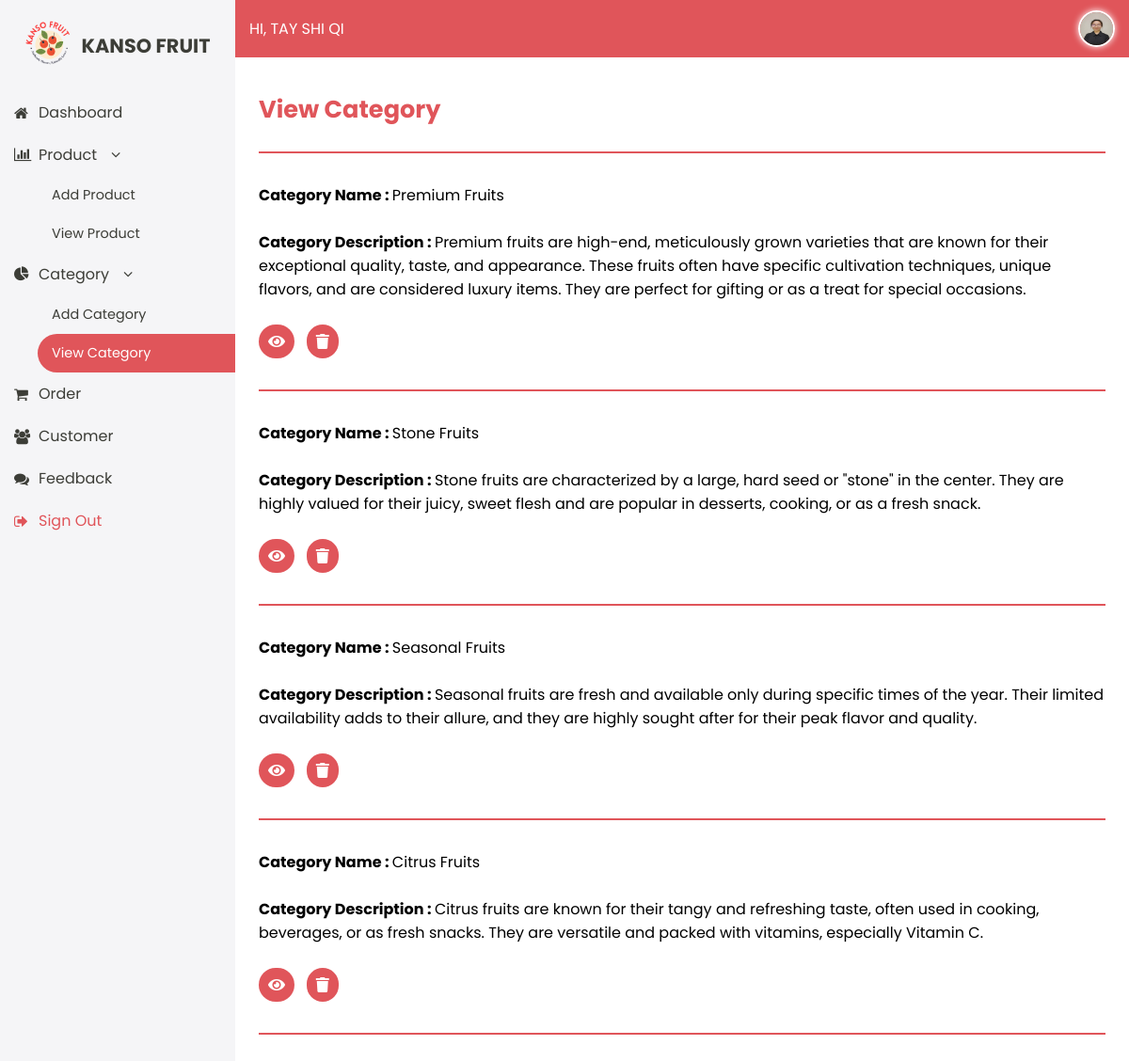
The app's page /view_category.php (signed in) with its own data.
### tables this page shows
CREATE TABLE `admintbl` (
  `admin_id` int(11) NOT NULL,
  `admin_name` varchar(200) NOT NULL,
  `admin_email` varchar(100) NOT NULL,
  `admin_password` char(35) NOT NULL,
  `admin_contact` char(15) NOT NULL,
  `admin_gender` char(7) NOT NULL,
  `admin_image` varchar(150) NOT NULL
);

CREATE TABLE `categorytbl` (
  `category_id` int(11) NOT NULL,
  `category_name` varchar(50) NOT NULL,
  `category_description` text NOT NULL
);

### view_category.php (the view, shortened to what this page needs)
<?php
include "config.php";
$sess_aid = $_SESSION["sess_aid"];
$get_admin = mysqli_query($conn, "select * from admintbl where admin_id=$sess_aid");
$admin_rec = mysqli_fetch_assoc($get_admin );
?>
<!DOCTYPE HTML>
<html>
	<head>
		<link rel="stylesheet" href="css/admin_design.css" />
		<link href="https://cdnjs.cloudflare.com/ajax/libs/font-awesome/5.15.4/css/all.min.css" rel="stylesheet">
		<link rel="stylesheet" href="https://cdnjs.cloudflare.com/ajax/libs/font-awesome/4.7.0/css/font-awesome.min.css">
	</head>
	<body>
	<div id="body">
		<div id="leftnav">
			<div id="logo">
				<div class="one">
					<a href="index.html"><img src="images/logo.png" title="Kanso Fruits" alt="Kanso Fruits Logo" /></a>
				</div>
				<div class="two">
					<a href="index.html">Kanso Fruit</a>
				</div>
			</div>
			<div id="sidenav">
				<p><a href="admin_dashboard.php"><i class="fa fa-home"></i>Dashboard</a></p>
				<p class="three"><i class="fa fa-bar-chart"></i>Product<i class="fa fa-angle-down"></i></p>
					<p class="angle"><a href="add_product.php">Add Product</a></p>
					<p class="angle"><a href="view_product.php">View Product</a></p>
				<p class="three"><i class="fa fa-pie-chart"></i>Category<i class="fa fa-angle-down"></i></p>
					<p class="angle"><a href="add_category.php">Add Category</a></p>
					<p class="angle">
					<span style="background-color:#e0555a; color:white; border-radius:40px 0px 0px 40px; cursor:pointer; display:flex;
					align-items:center; padding:10px 15px;">
					View Category<span></p>
				<p><a href="view_order.php"><i class="fa fa-shopping-cart"></i>Order</a></p>
				<p><a href="view_customer.php"><i class="fa fa-users"></i>Customer</a></p>
				<p><a href="view_feedback.php"><i class="fa fa-comments"></i>Feedback</a></p>
				<p style="color:#e0555a;"><a href="admin_logout.php"><i class="fa fa-sign-out"></i>Sign Out</a></p>
			</div>
		</div>
		<div id="rightnav">
			<div id="top">
				<div class="halo">
					<p>Hi, <?php echo $admin_rec['admin_name']; ?></p>
				</div>
				<div class="profile">
					<a href="admin_profile.php">
						<?php
							if ($admin_rec["admin_image"] == "")
							{
								$filename = "admin_image/profile.png";
							}
							else
							{
								$filename = "admin_image/".$admin_rec["admin_image"];
							}
							echo "<img src='".$filename."'>";
						?>
					</a>
				</div>
			</div>
			<div id="down">
				<div class="adbox1">
					<h3>View Category</h3>
					<hr>
					<?php
					$get_category_list = mysqli_query($conn,"select * from categorytbl ");
					$count = mysqli_num_rows($get_category_list);
					if($count ==0)
					{
						echo"No records found.";
					}
					else
					{
						while($category_rec = mysqli_fetch_assoc($get_category_list))
						{
							$cid = $category_rec["category_id"];
							echo"<b>Category Name : </b>".$category_rec["category_name"];
							echo"<br>";
							echo"<br><b>Category Description : </b>".$category_rec["category_description"];
							echo"<br>";
							echo"<br>";
							echo "<a href='edit_category.php?edit_pk=$cid' class='icon fas fa-eye'></a>";
							echo "<a href='view_category.php?del_pk=$cid' onclick='return confirm_delete();' class='icon fas fa-trash'></a>";
							echo"<br><br><hr>";
						}
					}
					?>
				</div>
			</div>
		</div>
	</div>
	</body>
</html>

### css/admin_design.css (style rules this page uses)
body { margin:0; padding:0; font-family:'Poppins', sans-serif; background-color:#F5F5F7; }
a { text-decoration:none; color:inherit; }
#body { display:flex; height:100vh; }
#leftnav { width:250px; background-color:#F5F5F7; color:#3C3D37; display:flex; flex-direction:column; }
#logo { display:flex; align-items:center; justify-content:center; padding:20px; text-align:center; }
#logo .one img { width:50px; height:50px; margin-right:10px; }
#logo .two a { font-size:1.3em; font-weight:bold; color:#3C3D37; text-transform:uppercase; }
#sidenav a { display:flex; align-items:center; padding:10px 15px; cursor:pointer; }
#sidenav p.three { margin:10px 0px; }
#sidenav p.three i { margin:0px 16px 0px 15px; }
#sidenav p i { margin-right:16px; width:10px; }
#sidenav p { margin:0; font-size:1em; }
#sidenav p.angle { font-size:0.9em; margin-left:40px; }
#rightnav { flex:1; display:flex; flex-direction:column; }
#top { display:flex; background-color:#e0555a; padding:2px 15px; justify-content:space-between; align-items:center; color:#fff; }
#top .halo { font-size:16px; text-transform:uppercase; }
#top .profile img { width:35px; height:35px; border-radius:100%; border:2px solid white; box-shadow:0px 0px 7px white; margin-top:7px; }
#down { flex:1; padding:10px; background-color:white; overflow-y:auto; }
.adbox1, .custinfo { padding:0px 15px; box-sizing:border-box; width:100%; }
.adbox1 h3 { font-size:1.6em; color:#e0555a; font-family:; }
.adbox1 hr { border:1px solid #e0555a; margin-bottom:2em; }

### view_category.php (style rules this page uses)
.adbox1 a { text-decoration:none; padding:10px; border-radius:20px; background-color:#e0555a; color:white; }

### records on screen
admintbl: admin_name "TAY SHI QI", admin_image (picture)
categorytbl: category_name "Premium Fruits", category_description "Premium fruits are high-end, meticulously grown varieties that are known for their exceptional quality, taste, and appearance. These fruits often have specific cultivation techniques, unique flavors, and are considered luxury items. They are perfect for gifting or as a treat for special occasions."
categorytbl: category_name "Stone Fruits", category_description "Stone fruits are characterized by a large, hard seed or \"stone\" in the center. They are highly valued for their juicy, sweet flesh and are popular in desserts, cooking, or as a fresh snack."
categorytbl: category_name "Seasonal Fruits", category_description "Seasonal fruits are fresh and available only during specific times of the year. Their limited availability adds to their allure, and they are highly sought after for their peak flavor and quality."
categorytbl: category_name "Citrus Fruits", category_description "Citrus fruits are known for their tangy and refreshing taste, often used in cooking, beverages, or as fresh snacks. They are versatile and packed with vitamins, especially Vitamin C."
